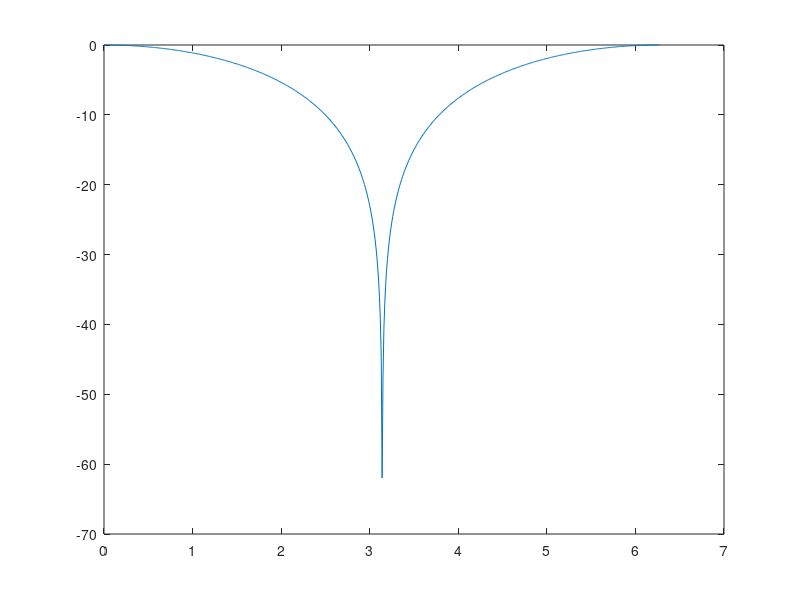

Source code (MATLAB):
%
% $Id$
%
step = 0.01;
W = [0:step:2*pi-step];
z = exp(i*W);
H = 1./(1 + ((z - 1)./(z + 1)));
plot(W, 20*log10(abs(H)));
